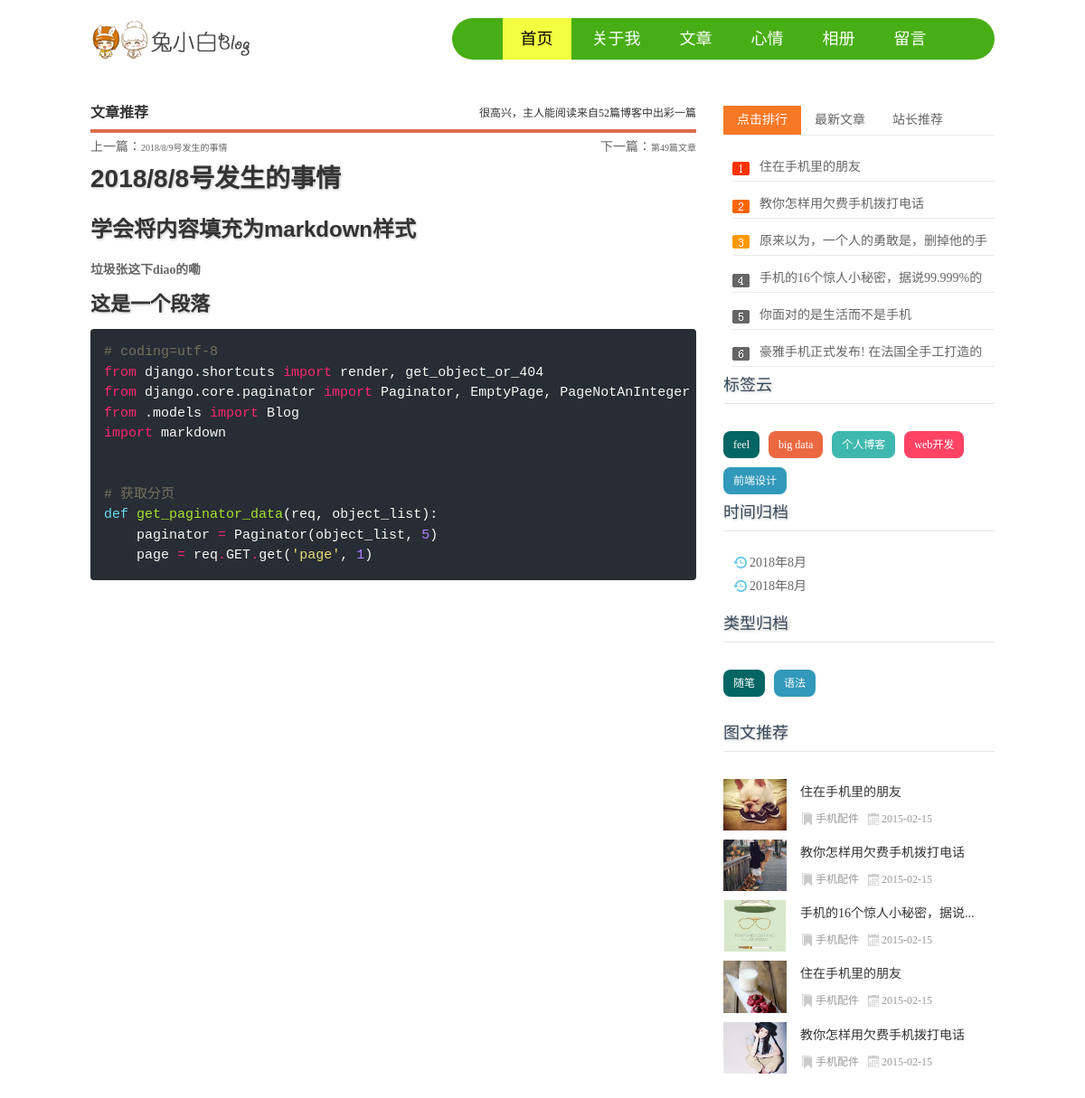
/details/102, run on the app's committed database.
### blog/models.py (models this page shows, shortened)
class Blog(models.Model):
	STATUS_CHOICES = (
		('draft', 'Draft'), ('published', 'Published'),)
	title = models.CharField(max_length=30)
	content = models.TextField()
	category = models.ForeignKey(Category, on_delete=models.DO_NOTHING)
	tag = models.ManyToManyField(Tag)
	author = models.ForeignKey(User, on_delete=models.DO_NOTHING)
	thumbnail = models.ImageField(upload_to='blog/%Y/%m/%d', blank=True)
	created = models.DateTimeField(auto_now_add=True)
	update = models.DateTimeField(auto_now=True)
	status = models.CharField(max_length=10, choices=STATUS_CHOICES, default='draft')
	publish = models.DateTimeField(default=timezone.now)
	objects = models.Manager()
	published = PublishedManager()
	def __str__(self):
		return self.title
	class Meta:
		ordering = ['-created']

class Tag(models.Model):
	name = models.CharField(max_length=10)

class Category(models.Model):
	name = models.CharField(max_length=10)

### blog/views.py (the view)
# urls.py: path('', index, name='index'), path('details/<int:blog_id>', blog_detail, name='blog_detail'),
def blog_detail(req, blog_id):
	blog = get_object_or_404(Blog, id=blog_id)
	blog.content = markdown.markdown(
		blog.content, extensions=[
			'markdown.extensions.extra', 'markdown.extensions.codehilite', 'markdown.extensions.toc',])
	context = dict()
	context['blog'] = blog
	context['pre_blog'] = Blog.published.filter(publish__gt=blog.publish).last()
	context['next_blog'] = Blog.published.filter(publish__lt=blog.publish).first()
	return render(req, 'blog/blog_detail.html', context)

### blog/models.py (called while the page is built)
	def get_queryset(self):
		return super(PublishedManager, self).get_queryset().filter(status='published')

### blog/templatetags/blog_tags.py (called while the page is built)
@register.simple_tag
def total_blogs():
	return Blog.published.count()

@register.simple_tag
def get_recent_blogs(num=6):
	return Blog.published.all()[:num]

@register.simple_tag
def get_all_tags():
	return Tag.objects.all()

@register.simple_tag
def get_all_categories():
	return Category.objects.all()

@register.simple_tag
def get_blogs_with_date():
	return Blog.published.dates('publish', 'month', order='DESC')

### blog/templates/blog/blog_detail.html (shortened to what this page needs)
{% extends 'base.html' %}
{% load staticfiles %}
{% load blog_tags %}
{% block css %}
	<link href="{% static 'blog/css/blog_detail.css' %}" rel="stylesheet">
	<link rel="stylesheet" href="{% static 'blog/css/highlights/monokai.css' %}">
{% endblock %}
{% block content %}
    <div class="l_box f_l">
	    <div class="topnews">
		    <div class="begin"><span>
                    很高兴，主人能阅读来自{% total_blogs %}篇博客中出彩一篇
                </span>
                <b>文章</b>推荐
            </div>
		    <div class="paper-info">
			    {% if pre_blog %}
			        <p class="pre-paper"> <a href="{% url 'blog_detail' pre_blog.pk %}"><span>上一篇：</span>{{ pre_blog }}</a> </p>
			    {% else %}
			        <p class="pre-paper"> 上一篇：没有了</p>
			    {% endif %}
			    {% if next_blog %}
			        <p class="next-paper"><a href="{% url 'blog_detail' next_blog.pk %}"><span>下一篇：</span>{{ next_blog }}</a></p>
			    {% else %}
			        <p class="next-paper"> 下一篇：没有了</p>
			    {% endif %}
		    </div>
		    <div class="blog">
			    <h1> {{ blog.title }}</h1>
			    <p> {{ blog.content |safe }}</p>
		    </div>
        </div>
      </div>
{% endblock %}

### blog/templates/base.html (shortened to what this page needs)
<!doctype html>
{% load staticfiles %}
{% load blog_tags %}
<html>
<head>
  <link href="{% static 'blog/css/base.css' %}" rel="stylesheet" />
  <link href="{% static 'blog/css/index.css' %}" rel='stylesheet' />
  {% block css %}{% endblock %}
</head>
<body>
	<header>
    	<div class="logo f_l"> <a href="/"><img src="{% static 'blog/images/logo.png' %}"></a> </div>
        	<nav id="topnav" class="f_r">
            <ul>
                <a href="{% url 'index' %}" id='topnav_current'>首页</a>
                <a href="{% url 'index' %}" target="">关于我</a>
                <a href="{% url 'index' %}" target="">文章</a>
                <a href="{% url 'index' %}" target="">心情</a>
                <a href="{% url 'index' %}" target="">相册</a>
                <a href="{% url 'index' %}" target="">留言</a>
            </ul>
  		</nav>
    </header>
    <article>
     {% block content %}
      {% endblock %}
      <div class="r_box f_r">
        <div class="moreSelect" id="lp_right_select">
          <div class="ms-top">
            <ul class="hd" id="tab">
              <li class="cur"><a href="/">点击排行</a></li>
              <li><a href="/">最新文章</a></li>
              <li><a href="/">站长推荐</a></li>
            </ul>
          </div>
          <div class="ms-main" id="ms-main">
            <div style="display: block;" class="bd bd-news" >
              <ul>
                <li><a href="/" target="_blank">住在手机里的朋友</a></li>
                <li><a href="/" target="_blank">教你怎样用欠费手机拨打电话</a></li>
                <li><a href="/" target="_blank">原来以为，一个人的勇敢是，删掉他的手机号码...</a></li>
                <li><a href="/" target="_blank">手机的16个惊人小秘密，据说99.999%的人都不知</a></li>
                <li><a href="/" target="_blank">你面对的是生活而不是手机</a></li>
                <li><a href="/" target="_blank">豪雅手机正式发布! 在法国全手工打造的奢侈品</a></li>
              </ul>
            </div>
	            {% get_recent_blogs as recent_blogs %}
          </div>
          <div class="cloud">
            <h3>标签云</h3>
	          {% get_all_tags as all_tags %}
            <ul>
	            {% for tag in all_tags %}
	                <li><a href="/">{{ tag.name }}</a></li>
	            {% empty %}
	                暂无标签
	            {% endfor %}
              <li><a href="/">个人博客</a></li>
              <li><a href="/">web开发</a></li>
              <li><a href="/">前端设计</a></li>
            </ul>
          </div>
	        <div class="date">
		        <h3>时间归档</h3>
		        {% get_blogs_with_date as blogs_with_date %}
		        <ul>
			        {% for blog in blogs_with_date %}
			            <li>
				            <span class="date-logo"><a href="{% url 'blogs_with_date' blog.year blog.month %}">{{ blog.year }}年{{ blog.month }}月</a></span>
			            </li>
			            <li>
				            <span class="date-logo"><a href="#">{{ blog.year }}年{{ blog.month }}月</a></span>
			            </li>
			        {% empty %}
			            暂无相关内容
			        {% endfor %}
		        </ul>
	        </div>
	        <div class="category">
		        <h3>类型归档</h3>
		        {% get_all_categories as all_categories %}
		        <ul>
			        {% for category in all_categories %}
			            <li>
				            <a href="{% url 'blogs_with_category' category.pk %}"> {{ category.name }}</a></li>
			        {% empty %}
			            暂无分类
			        {% endfor %}
		        </ul>
	        </div>
          <div class="tuwen">
            <h3>图文推荐</h3>
            <ul>
              <li><a href="/"><img src="images/01.jpg"><b>住在手机里的朋友</b></a>
                <p><span class="tulanmu"><a href="/">手机配件</a></span><span class="tutime">2015-02-15</span></p>
              </li>
              <li><a href="/"><img src="images/02.jpg"><b>教你怎样用欠费手机拨打电话</b></a>
                <p><span class="tulanmu"><a href="/">手机配件</a></span><span class="tutime">2015-02-15</span></p>
              </li>
              <li><a href="/" title="手机的16个惊人小秘密，据说99.999%的人都不知"><img src="images/03.jpg"><b>手机的16个惊人小秘密，据说...</b></a>
                <p><span class="tulanmu"><a href="/">手机配件</a></span><span class="tutime">2015-02-15</span></p>
              </li>
              <li><a href="/"><img src="images/06.jpg"><b>住在手机里的朋友</b></a>
                <p><span class="tulanmu"><a href="/">手机配件</a></span><span class="tutime">2015-02-15</span></p>
              </li>
              <li><a href="/"><img src="images/04.jpg"><b>教你怎样用欠费手机拨打电话</b></a>
                <p><span class="tulanmu"><a href="/">手机配件</a></span><span class="tutime">2015-02-15</span></p>
              </li>
            </ul>
          </div>
        </div>
      </div>
    </article>
</body>
</html>

### blog/static/blog/css/base.css (style rules this page uses)
* { margin:0; padding:0; }
body { font: 12px/1.5 'Microsoft Yahei', 'Simsun'; color: #666666; background: #fff; }
img { border: 0; display: block; }
ul { list-style: none; }
h1, h2, h3, h4, h5, h6 { font-size: 100%; font-weight: normal; }
a { outline: none; }
a:link, a:visited { text-decoration: none; color: #666; }
.f_l { float: left; }
.f_r { float: right; }
.l_box { width: 670px; }
.r_box { width: 300px; }
header { width: 1000px; margin: 20px auto; overflow: hidden; clear: both; }
#topnav { width: 60%; background: #48AE15; height: 46px; line-height: 46px; text-align: center; border-radius: 46px; }
#topnav a { display: inline-block; font-size: 18px; font-family: "Microsoft Yahei", Arial, Helvetica, sans-serif; padding: 0 20px; color: #fff; }
a#topnav_current { background: #F3FF41; color: #000; }
article { width: 1000px; margin: 20px auto; }
.moreSelect { width: 100%; margin: 30px 0 20px 0; overflow: hidden; }
.ms-top { height: 32px; border-bottom: solid 1px #EAEAEA; font-size: 14px; }
#tab li a { float: left; height: 32px; cursor: pointer; line-height: 32px; list-style-type: none; padding: 0 15px; }
#tab li.cur a { color: #fff; background: #f77825; }
.bd { display: none; }
.bd-news ul { padding: 10px 0 0 10px; background: url(../images/ph2.png) no-repeat 10px 29px; }
.bd-news ul li { border-bottom: solid 1px #EAEAEA; line-height: 30px; height: 30px; overflow: hidden; font-size: 14px; padding: 10px 0 0 30px; }
.bd-news ul li a { display: block; }
.cloud { width: 100%; clear: both; overflow: hidden; }
.cloud h3 { line-height: 40px; color: #38485A; font-size: 18px; border-bottom: 1px solid #E6E6E6; height: 40px; }
.cloud ul { margin: 20px 0; }
.cloud ul li { line-height: 24px; height: 24px; display: block; background: #999; float: left; padding: 3px 11px; margin: 10px 10px 0 0; border-radius: 8px; -moz-transition: all 0.5s; -webkit-transition: all 0.5s; -o-transition: all 0.5s; transition: all 0.5s; }
.cloud ul li a { color: #FFF; }
.cloud ul li:nth-child(8n-7) { background: #8A9B0F; }
.cloud ul li:nth-child(8n-6) { background: #EB6841; }
.cloud ul li:nth-child(8n-5) { background: #3FB8AF; }
.cloud ul li:nth-child(8n-4) { background: #FE4365; }
.cloud ul li:nth-child(8n-3) { background: #FC9D9A; }
.cloud ul li:first-child { background: #036564; }
.cloud ul li:last-child { background: #3299BB; }
.date { width: 100%; clear: both; overflow: hidden; }
.date h3 { line-height: 40px; color: #38485A; font-size: 18px; border-bottom: 1px solid #E6E6E6; height: 40px; }
.date ul { margin: 20px 0; }
.date ul li { line-height: 24px; height: 10px; display: block; font-size: 14px; padding: 3px 11px; margin: 10px 10px 0 0; }
.date .date-logo { background: url(../images/newsbg02.png) no-repeat center left; padding-left: 18px; }
.category { width: 100%; clear: both; overflow: hidden; }
.category h3 { line-height: 40px; color: #38485A; font-size: 18px; border-bottom: 1px solid #E6E6E6; height: 40px; }
.category ul { margin: 20px 0; }
.category ul li { line-height: 24px; height: 24px; display: block; background: #999; float: left; padding: 3px 11px; margin: 10px 10px 0 0; border-radius: 8px; -moz-transition: all 0.5s; -webkit-transition: all 0.5s; -o-transition: all 0.5s; transition: all 0.5s; }
.category ul li a { color: #FFF; }
.category ul li:nth-child(8n-7) { background: #8A9B0F; }
.category ul li:nth-child(8n-6) { background: #EB6841; }
.category ul li:first-child { background: #036564; }
.category ul li:last-child { background: #3299BB; }

### blog/static/blog/css/index.css (style rules this page uses)
.topnews { margin: 20px 0; }
.topnews .begin { font-size: 16px; font-weight: bold; line-height: 36px; color: #333; border-bottom: #db6d4c 4px solid; }
.topnews .begin span { float: right; font-size: 12px; font-weight: normal; }
.tuwen { width: 100%; clear: both; overflow: hidden; margin: 20px 0; }
.tuwen h3 { line-height: 40px; color: #38485A; font-size: 18px; border-bottom: 1px solid #E6E6E6; height: 40px; margin-bottom: 30px; }
.tuwen li { overflow: hidden; clear: both; margin-bottom: 10px; }
.tuwen li img { width: 70px; float: left; margin-right: 15px; }
.tuwen li b { overflow: hidden; width: 100%; font-weight: normal; color: #333; font-size: 14px; line-height: 30px; }
.tuwen li span { color: #999; margin-right: 10px; }
.tuwen p { margin-top: 5px; }
.tulanmu { background: url(../images/lanmbq.png) no-repeat center left; padding-left: 17px; }
.tulanmu a { color: #999; }
.tutime { background: url(../images/datepng.png) no-repeat left center; padding-left: 15px; }

### data on the page
Blog: title "2018/8/9号发生的事情"
Blog: title "第49篇文章"
Blog: title "2018/8/8号发生的事情", content "学会将内容填充为markdown样式 垃圾张这下diao的嘞 这是一个段落 # coding=utf-8 from django.shortcuts import render , get_object_or_404 from django.core.paginator import Paginator , EmptyPage , PageNotAnInteger from .models import Blog import markdown # 获取分页 def get_paginator_data ( req , object_list ): paginator = Paginator ( object_list , 5 ) page = req . GET . get ( 'page' , 1 )"
Tag: name "feel"
Tag: name "big data"
Category: name "随笔"
Category: name "语法"

### other printed values
{{ blog.year }} "2018"
{{ blog.month }} "8"
